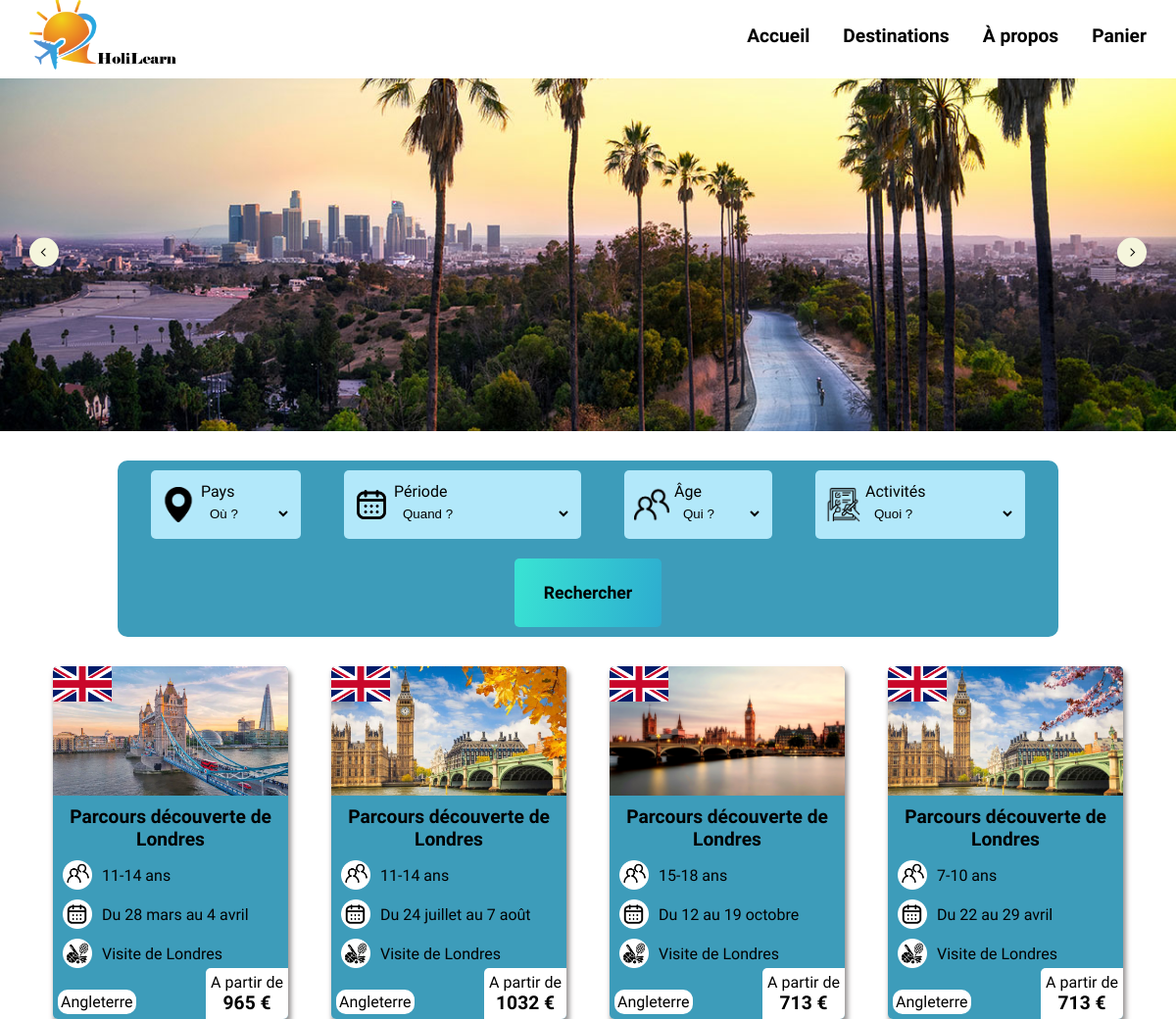
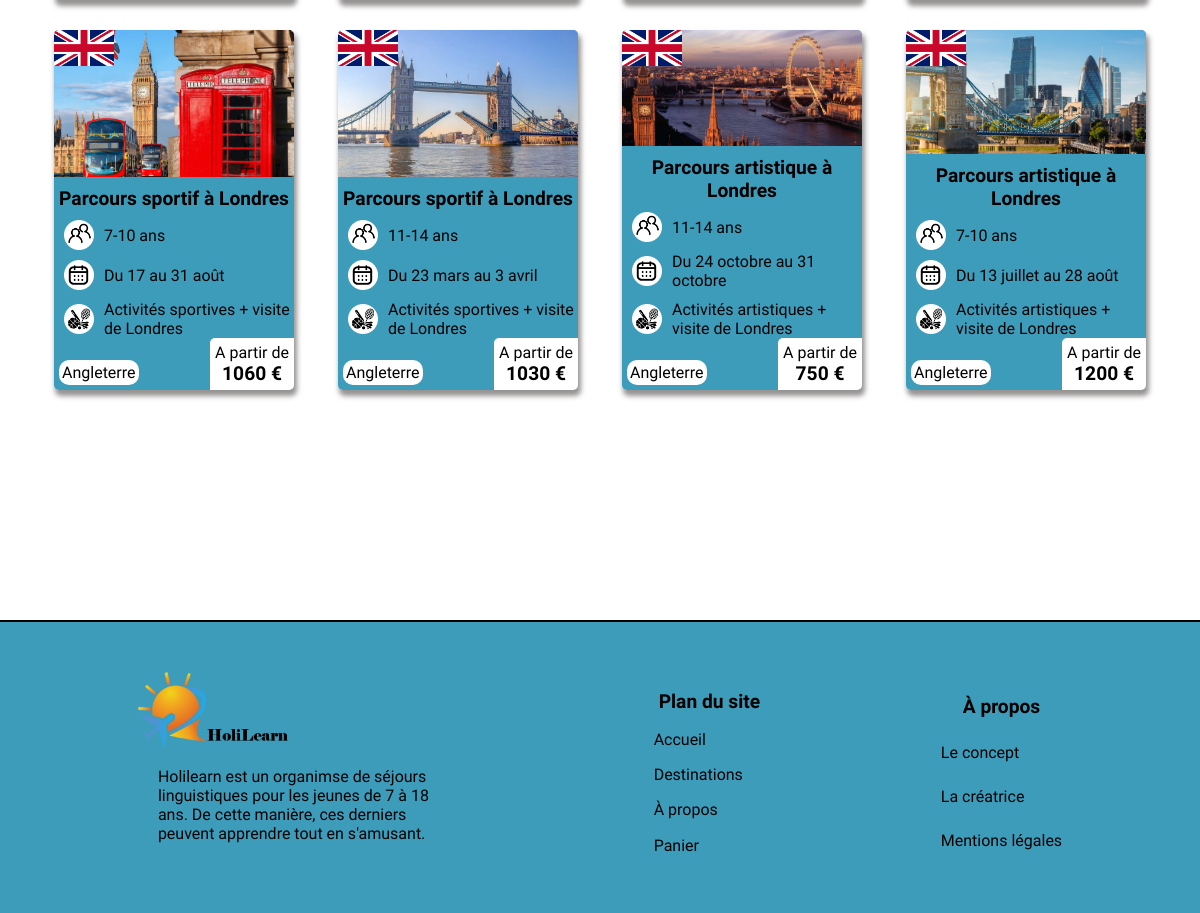
The app's page /all_dest.php?pays=Angleterre with its own data (2 pictures, top to bottom).
### tables this page shows
CREATE TABLE `destination` (
  `id` int(11) NOT NULL,
  `nom_parcours` varchar(100) NOT NULL,
  `type_parcours` varchar(50) NOT NULL,
  `pays` varchar(30) NOT NULL,
  `drapeau_pays` varchar(30) NOT NULL,
  `age_dest` varchar(10) NOT NULL,
  `periode` varchar(30) NOT NULL,
  `descriptif_dest` text NOT NULL,
  `prix` int(11) NOT NULL,
  `lieu_hebergement` varchar(100) NOT NULL,
  `image1` varchar(50) NOT NULL,
  `image2` varchar(50) NOT NULL,
  `image3` varchar(50) NOT NULL,
  `image4` varchar(50) NOT NULL,
  `activites` varchar(300) NOT NULL,
  `visites` varchar(300) NOT NULL,
  `soirees` varchar(300) NOT NULL,
  `date_modif` timestamp NOT NULL DEFAULT current_timestamp() ON UPDATE current_timestamp(),
  `vacances` varchar(50) NOT NULL,
  `img_card` varchar(50) NOT NULL,
  `resume_act` varchar(100) NOT NULL
);

### all_dest.php (the view, shortened to what this page needs)
<?php
include("connexion.php");
$requete = "SELECT * FROM destination";
$compoRequete = "";
if (!empty($_GET)) {
    foreach ($_GET as $param => $value) {
        if (!empty($value)) {
            $compoRequete .= " AND $param LIKE '$value'";
        }
    }
    if ($compoRequete != "") {
        $compoRequete = substr_replace($compoRequete, " WHERE", 0, 4);
    }
    $requete .= $compoRequete;
}
$stmt=$db->query($requete);
$result=$stmt-> fetchall(PDO::FETCH_ASSOC);
?>
<!DOCTYPE html>
<html lang="fr">
<head>
    <link rel="stylesheet" href="style.css">
    <link rel="stylesheet" href="slider.css">
</head>
<body>
    <?php include("navbar.php") ?>
    <div class="js-slider presentation_image">
        <div class="js-photos">
            <div class="js-photo reel-slide">
                <img src="img/slider_alldest/la_slider.jpg" alt="">
            </div>
        </div>
        <div class="js-navigation">
            <button class="js-btn-decale-droite">
                <span class="arrow">  <span class='sr-only'>Image suivante</span> </span>
            </button>
            <button class="js-btn-decale-gauche">
                <span class="arrow">  <span class='sr-only'>Image précédente</span></span>
            </button>
        </div>
    </div>
  <?php
    include("search_bar.php");
  ?>
    <div class="cardcontainer">
    <?php
    foreach($result as $row){?>
        <a href="dest.php?dest=<?=$row["id"]?>">
        <div class="card">
          <img src="<?=$row["drapeau_pays"]?>" class="img_drapeau_usa" alt="">
          <div class="img_card" style="background-image:url('<?=$row["img_card"]?>')"></div>
          <h3><?=$row["nom_parcours"]?></h3>
          <div class="people">
            <img src="img/people2.png" width="30px" alt="">
            <p><?=$row["age_dest"]?></p>
          </div>
          <div class="calendar">
            <img src="img/calendar2.png" width="30px" alt="">
            <p><?=$row["periode"]?></p>
          </div>
          <div class="activities_logo">
            <img src="img/activities3.png" width="30px" alt="">
            <p><?=$row["resume_act"]?></p>
          </div>
          <div class="bloc_pays_et_prix">
            <p class="pays"><?=$row["pays"]?></p>
            <div class="bloc_prix">
              <p>A partir de </p>
              <p class="prix"><?=$row["prix"]?> €</p>
            </div>
        </div>
        </div>
        </a>
    <?php
    }
    ?>
    </div>
    <footer>
      <section class="explications_proj">
        <img src="img/holilearnlogo_text.png" alt="">
        <p>Holilearn est un organimse de séjours linguistiques pour les jeunes de 7 à 18 ans. De cette manière, ces derniers peuvent apprendre tout en s'amusant.</p>
      </section>
      <section class="plan_site">
        <h3>Plan du site</h3>
        <a href="index.php">Accueil</a>
        <a href="destinations.php">Destinations</a>
        <a href="about.php">À propos</a>
        <a href="panier.php">Panier</a>
      </section>
      <section class="about">
        <h3>À propos</h3>
        <a href="about.php#concept">Le concept</a>
        <a href="about.php#creatrice">La créatrice</a>
        <a href="about.php#mention_legale">Mentions légales</a>
      </section>
    </footer>
</body>
</html>

### style.css (style rules this page uses)
*, *::after, *::before { box-sizing: border-box; scroll-behavior: smooth; margin: 0; padding: 0; }
body { font-family: 'Elsie', cursive, sans-serif; }
.cardcontainer { display: flex; flex-wrap: wrap; justify-content: space-evenly; margin-top: 30px; margin-left: 10px; margin-right: 10px; }
.cardcontainer a { text-decoration: none; color: black; }
.card { display: flex; flex-direction: column; width: 20vw; border-radius:5px; background-color: rgba(22, 136, 172, 0.83); height: 30vw; margin-bottom: 30px; position: relative; box-shadow: 2px 5px 5px 1px rgba(115,111,111,0.75); }
.img_drapeau_usa { border-top-left-radius: 5px; z-index:10; width:5vw; height: 3vw; position: absolute; top:0px; left: 0px; }
.img_card { background-size: cover; background-position: center; background-repeat: no-repeat; border-top-left-radius: 5px; border-top-right-radius: 5px; z-index: 6; width:20vw; height: 20vw; }
h3 { font-size: 1.2rem; text-align: center; padding-top: 10px; padding-left: 5px; padding-right: 5px; }
.people { display: flex; align-items: center; margin-left: 10px; margin-top: 10px; }
.people p { margin-left: 10px; }
.calendar { display: flex; align-items: center; margin-left: 10px; margin-top: 10px; }
.calendar p { margin-left: 10px; }
.activities_logo { display: flex; align-items: center; margin-left: 10px; margin-top: 10px; }
.activities_logo p { margin-left: 10px; }
.pays { background-color: white; border-radius: 10px; max-width: fit-content; padding: 3px; margin-left: 5px; margin-bottom: 5px; }
.bloc_prix { background-color: white; max-width: fit-content; padding: 5px; border-bottom-right-radius: 5px; border-top-left-radius: 5px; }
.prix { font-weight: bold; font-size: 1.2rem; text-align: center; }
.bloc_pays_et_prix { display: flex; justify-content: space-between; align-items: flex-end; }
footer { display: flex; justify-content: space-around; background-color:#1688acd4; border-top: solid 2px black; margin-top: 200px; padding: 50px; }
footer img { width: 150px; height: 75px; }
footer section { display: flex; flex-direction: column; justify-content: space-around; }
.explications_proj p { max-width: 340px; padding: 20px; }
footer a { text-decoration: none; color:black; }
section h3 { font-size: 1.2rem; }
.presentation_image { width: 100%; height: 30vw; padding-top: 10vh; box-sizing: content-box; }

### slider.css (style rules this page uses)
.js-slider { overflow: hidden; position: relative; }
.js-photos { display: flex; left: -100%; position: relative; transition: left 0.6s ease-out; }
.js-photo { width: 100%; height: 30vw; flex-shrink: 0; position: relative; }
.js-slider img { width: 100%; height: 30vw; object-fit: cover; }
.js-navigation { position: absolute; width: 95%; top: 50%; left: 50%; transform: translate(-50%, -50%); }
.js-btn-decale-droite, .js-btn-decale-gauche { position: absolute; transform: translateY(75%); width: 30px; height: 30px; border-radius: 50%; background-color: beige; display: flex; justify-content: center; align-items: center; border: none; cursor: pointer; }
.js-btn-decale-gauche { left: initial; right: 0; }
.js-slider .arrow { width: 6px; height: 6px; border-top: 1px solid black; border-left: 1px solid black; transform: rotate(-45deg); position: relative; left: 1px; }
.js-btn-decale-gauche .arrow { left: -1px; transform: rotate(135deg); }

### records on screen
destination: drapeau_pays (picture), img_card (picture), nom_parcours "Parcours découverte de Londres", age_dest "11-14 ans", periode "Du 28 mars au 4 avril", resume_act "Visite de Londres", pays "Angleterre", prix "965"
destination: drapeau_pays (picture), img_card (picture), nom_parcours "Parcours découverte de Londres", age_dest "11-14 ans", periode "Du 24 juillet au 7 août", resume_act "Visite de Londres", pays "Angleterre", prix "1032"
destination: drapeau_pays (picture), img_card (picture), nom_parcours "Parcours découverte de Londres", age_dest "15-18 ans", periode "Du 12 au 19 octobre", resume_act "Visite de Londres", pays "Angleterre", prix "713"
destination: drapeau_pays (picture), img_card (picture), nom_parcours "Parcours découverte de Londres", age_dest "7-10 ans", periode "Du 22 au 29 avril", resume_act "Visite de Londres", pays "Angleterre", prix "713"
destination: drapeau_pays (picture), img_card (picture), nom_parcours "Parcours sportif à Londres", age_dest "7-10 ans", periode "Du 17 au 31 août", resume_act "Activités sportives + visite de Londres", pays "Angleterre", prix "1060"
destination: drapeau_pays (picture), img_card (picture), nom_parcours "Parcours sportif à Londres", age_dest "11-14 ans", periode "Du 23 mars au 3 avril", resume_act "Activités sportives + visite de Londres", pays "Angleterre", prix "1030"
destination: drapeau_pays (picture), img_card (picture), nom_parcours "Parcours artistique à Londres", age_dest "11-14 ans", periode "Du 24 octobre au 31 octobre", resume_act "Activités artistiques + visite de Londres", pays "Angleterre", prix "750"
destination: drapeau_pays (picture), img_card (picture), nom_parcours "Parcours artistique à Londres", age_dest "7-10 ans", periode "Du 13 juillet au 28 août", resume_act "Activités artistiques + visite de Londres", pays "Angleterre", prix "1200"
